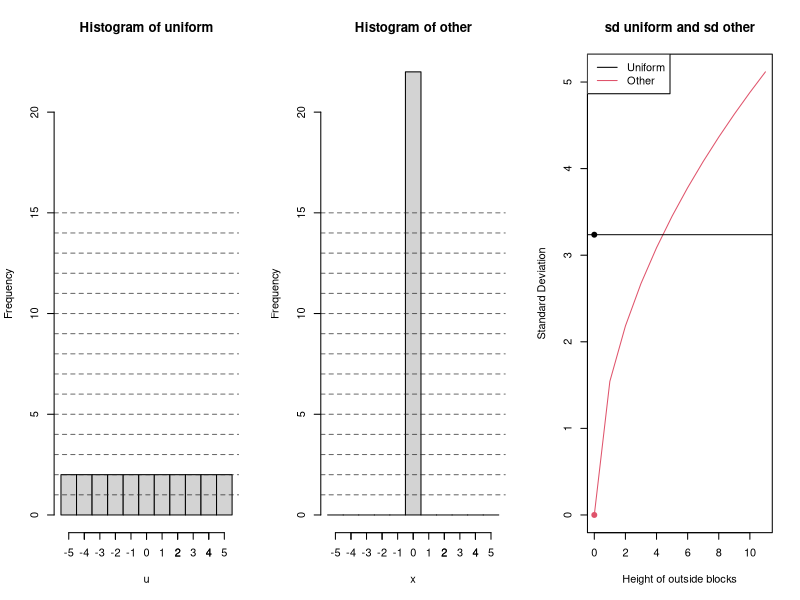
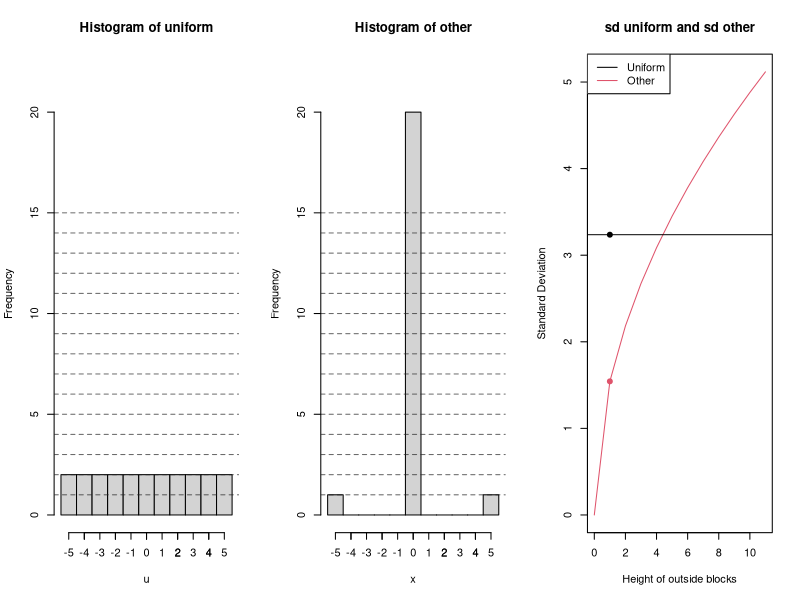
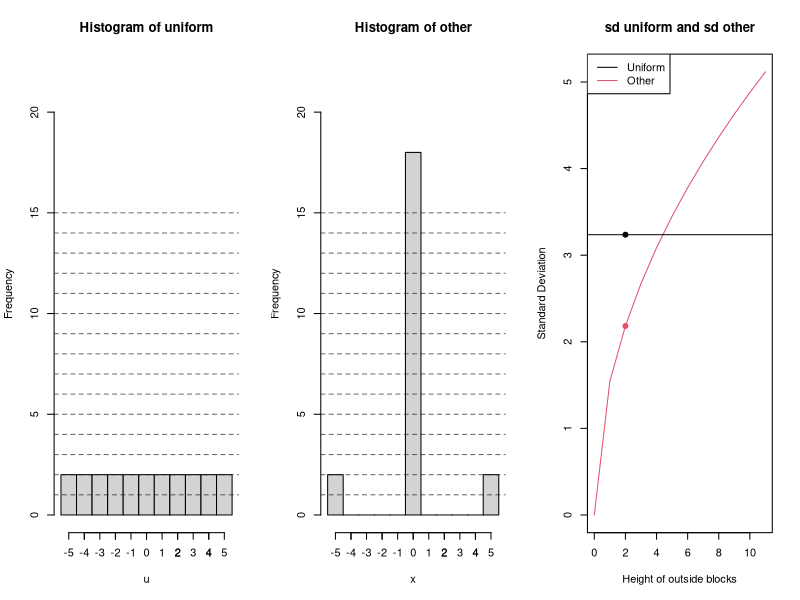
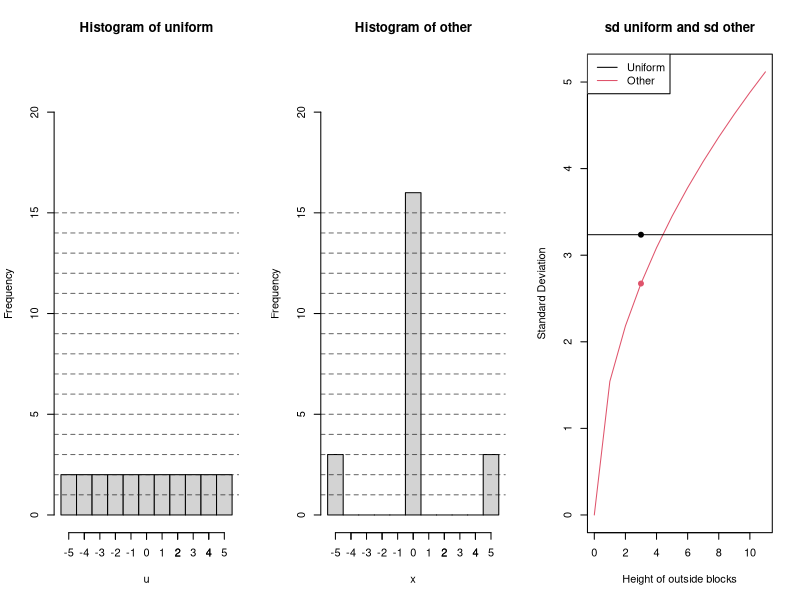
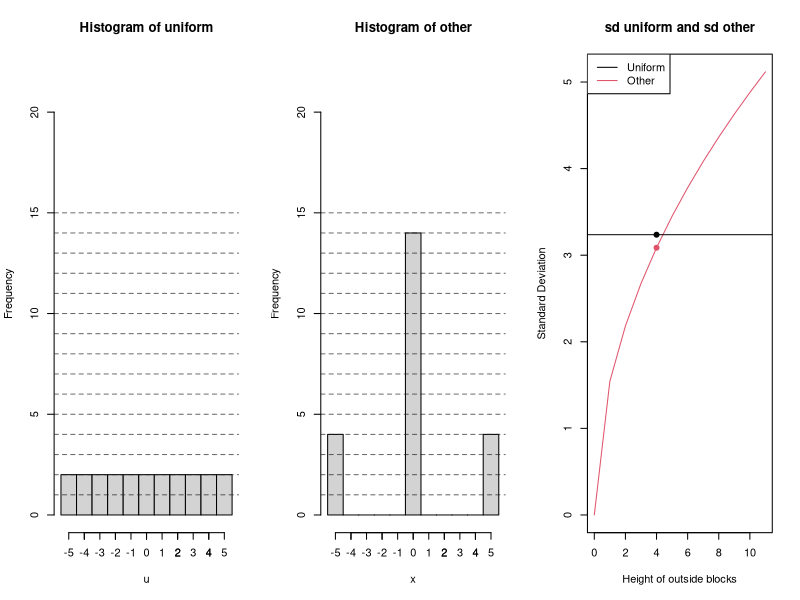
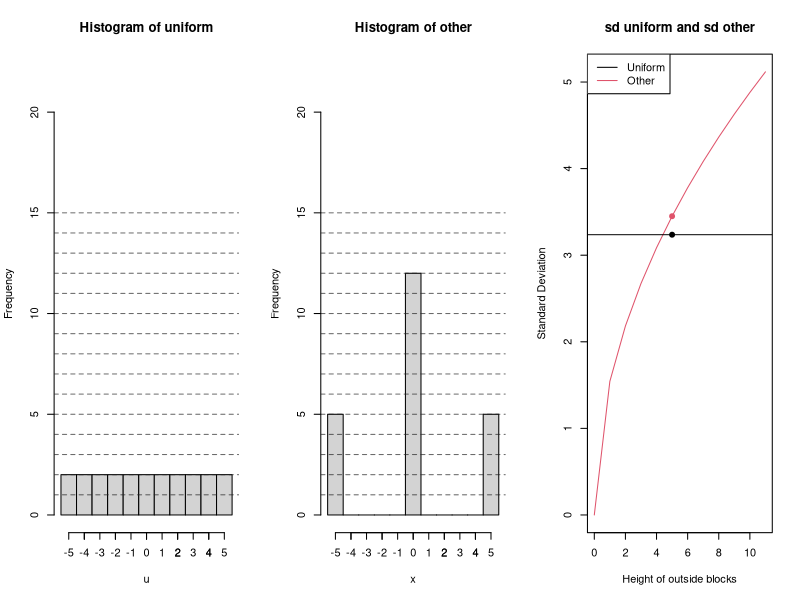
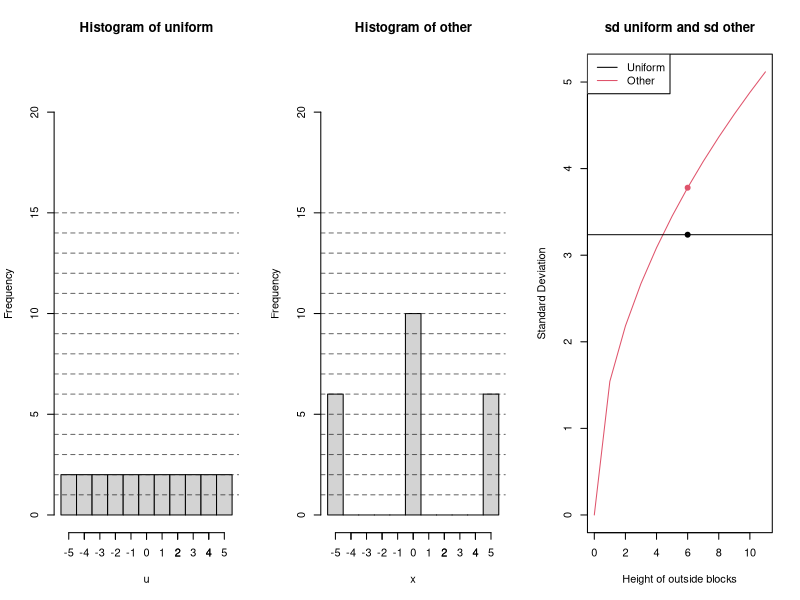
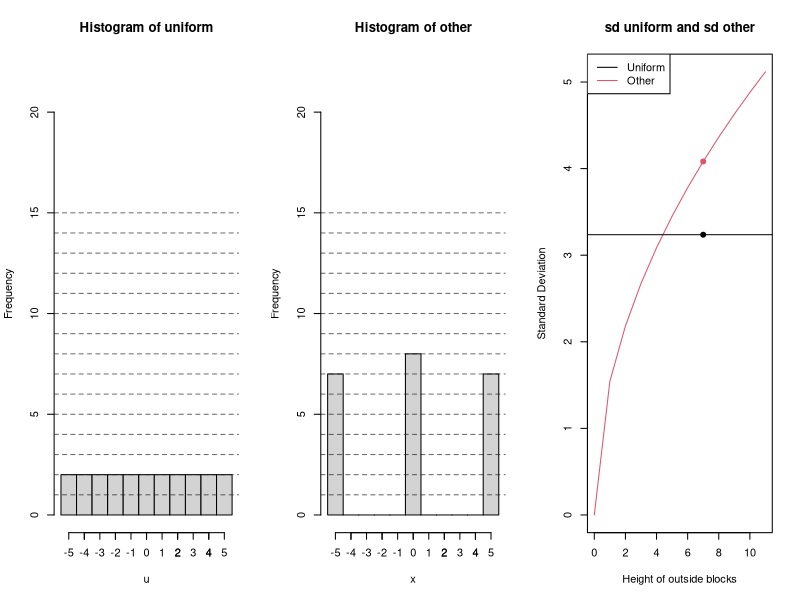

Write R code to recreate these figures, in order.

## Set n to something some positive number then run the code below.
n = 5

make.uniform <- function(n) {
    u = seq(-1*n, n, by=1)
    u = c(u,u)
    u
}

make.other <- function(n, i) {
    # i on outside.
    inside  = 2 * (2*n+1) - 2*i
    x = c(rep(-n, i), rep(n,i), rep(0, inside))
    x
}

the.bound <- function(n) {
    (n+1) * (2*n+1) / (3 * n)
}

var.uniform <- function(n) {
    (n * (n+1) / 3) * ( (2*(2*n+1)) / (2*(2*n+1)-1) )
}

var.other <- function(n, i) {
    ( i * n^2 / (2*n+1) ) * ( (2*(2*n+1)) / (2*(2*n+1)-1) )
}

u = make.uniform(n)
mean.u = mean(u)
sd.u   = sd(u)
Q1.u   = quantile(u, 0.25)
Q3.u   = quantile(u, 0.75)

mean.x = rep(0, 2*n+2)
sd.x   = rep(0, 2*n+2)
Q1.x   = rep(0, 2*n+2)
Q3.x   = rep(0, 2*n+2)

for(i in 0:(2*n+1)) {
    x = make.other(n,i)
    mean.x[i+1] = mean(x)
    sd.x  [i+1] = sd(x)
    Q1.x  [i+1] = quantile(x, 0.25)
    Q3.x  [i+1] = quantile(x, 0.75)
    
}

par(mfrow=c(1,3))
breaks = seq(-1*n-0.5, n+0.5, by=1)
for(i in 0:(2*n+1) ) {    
    x = make.other(n,i)
    hist(u, breaks=breaks, ylim=c(0,2*(2*n+1)), main="Histogram of uniform")
    for (j in 1:15) { abline(h=j, col="#222222AA", lty=2) }
    axis(side=1, at=(-1*n):n)
    hist(x, breaks=breaks, ylim=c(0,2*(2*n+1)), main="Histogram of other")
    for (j in 1:15) { abline(h=j, col="#222222AA", lty=2) }
    axis(side=1, at=(-1*n):n)
    plot(0:(2*n+1) , sd.x, type="l", main="sd uniform and sd other", col=2, ylab="Standard Deviation", xlab="Height of outside blocks")
    abline(h=sd.u, col=1)
    points(c(i,i), c(sd.u, sd.x[i+1]), col=c(1,2), pch=19)
    legend("topleft", legend=c("Uniform", "Other"), lty=1, col=c(1,2))
    cat("height of outside blocks:", i, "\n")
    # cat("mean u:", mean.u   , "sd(u):", sd.u   , "Q1(u):", Q1.u, "Q3(u)", Q3.u, "\n")
    # cat("mean x:", mean.x[i+1], "sd(x):", sd.x[i+1], "Q1(x):", Q1.x[i+1], "Q3(x):", Q3.x[i+1], "\n")
    cat("mean u:", mean.u     , "sd(u):", sd.u     , "\n")
    cat("mean x:", mean.x[i+1], "sd(x):", sd.x[i+1], "\n")
    readline("PRESS ENTER:")
}
